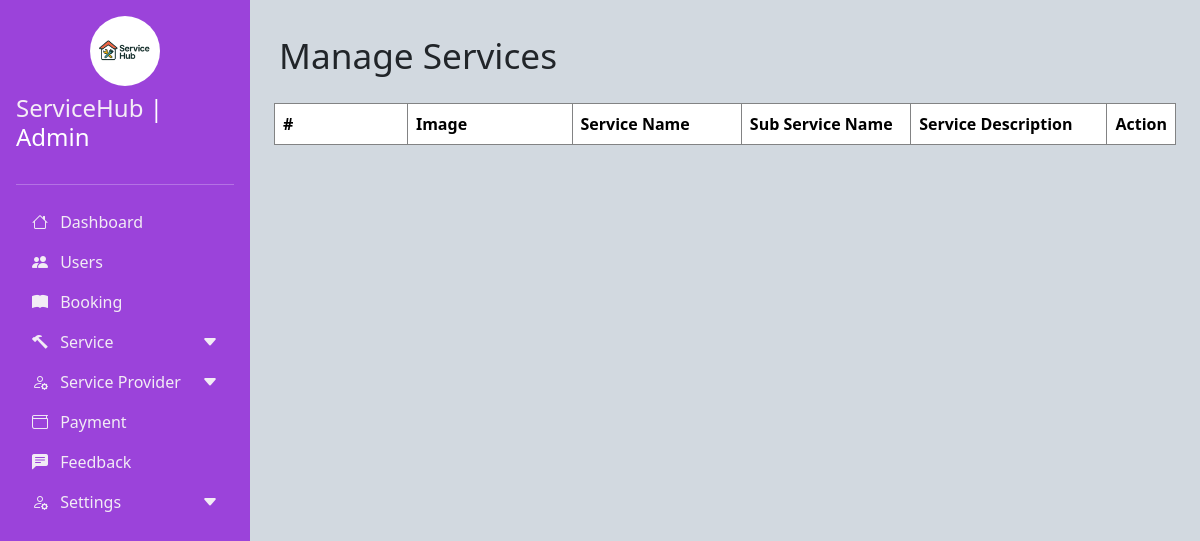
The page /Admin/managesubservice.php (signed in) on the database as committed earlier.
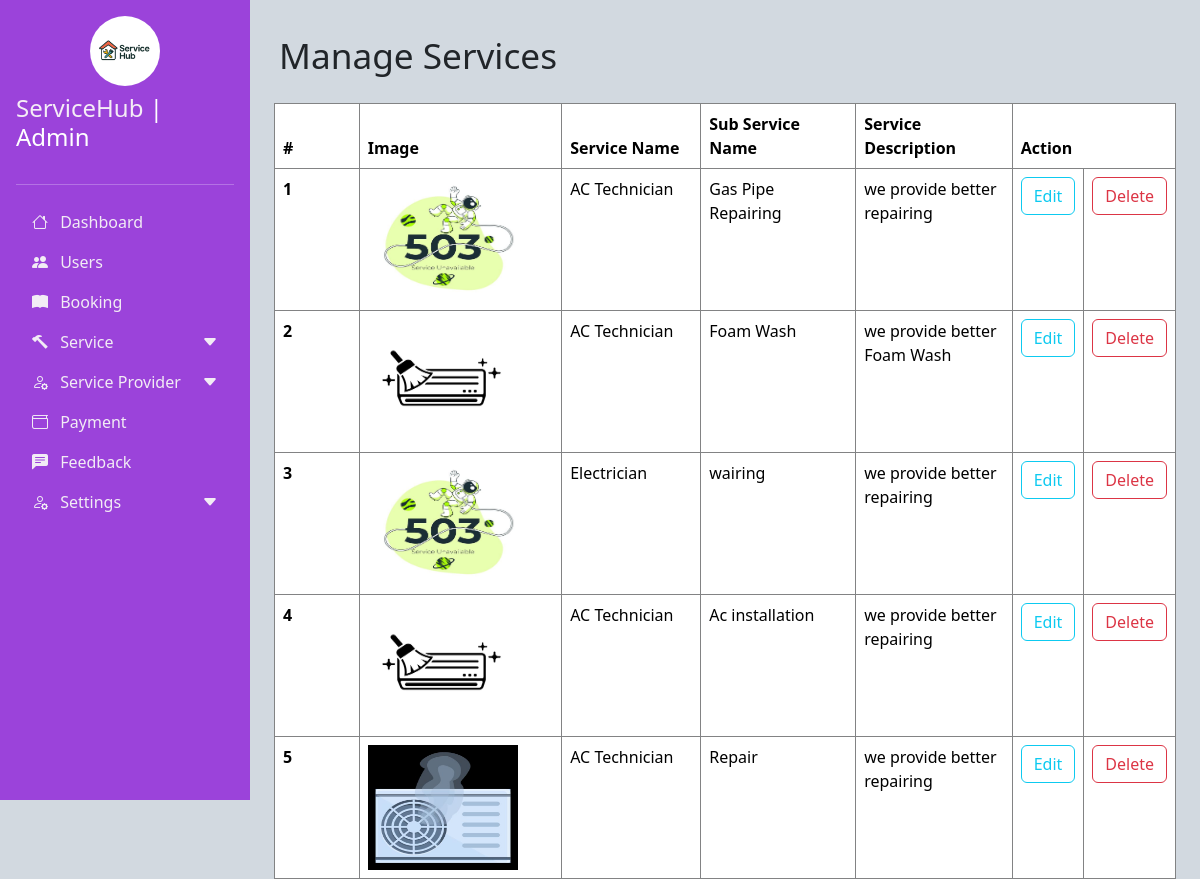
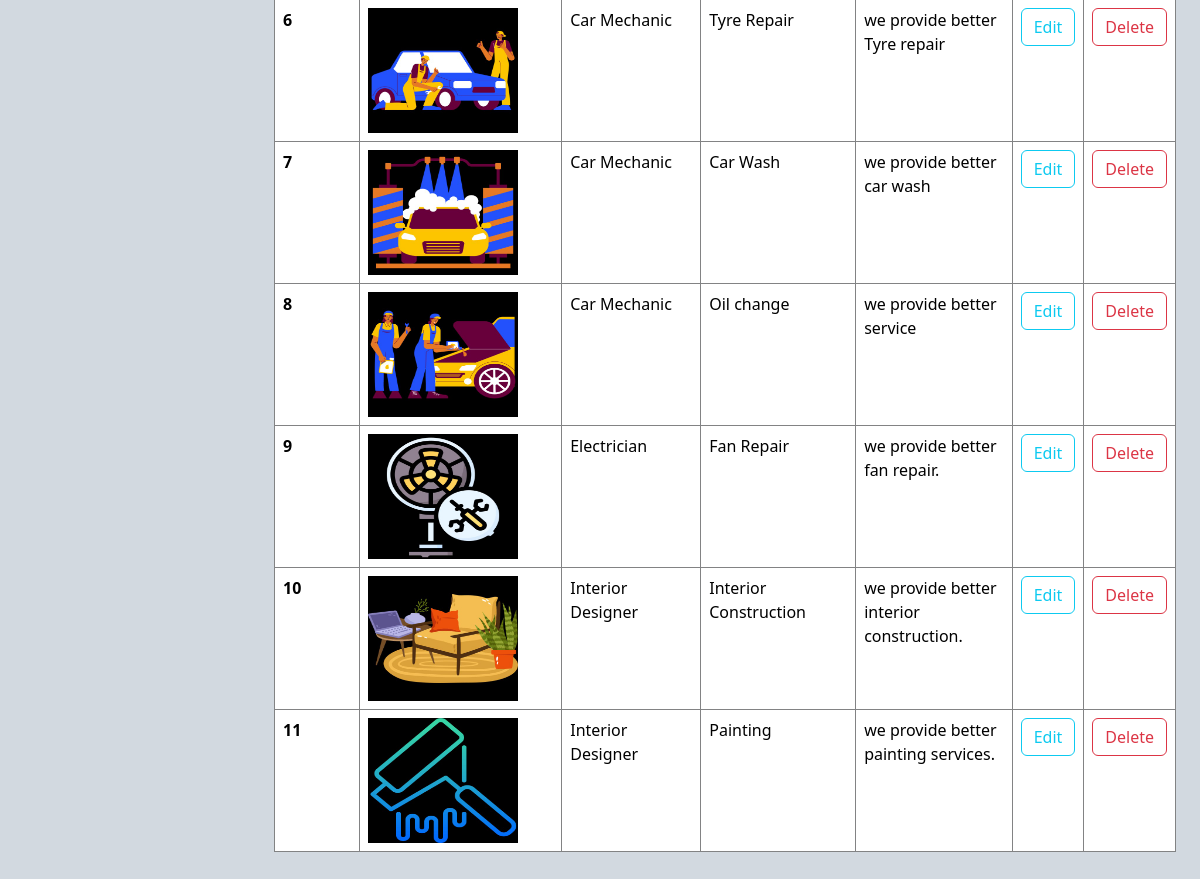
The same page on the database as committed later (2 pictures, top to bottom).
### tables this page shows
CREATE TABLE `subservice` (
  `subservice_id` int(11) NOT NULL,
  `service_id` int(11) NOT NULL,
  `subservice_name` varchar(40) NOT NULL,
  `service_des` text NOT NULL,
  `image` text NOT NULL
);

CREATE TABLE `service` (
  `service_id` int(11) NOT NULL,
  `service_name` varchar(20) NOT NULL,
  `image` text NOT NULL
);

### Admin/managesubservice.php (the view, shortened to what this page needs)
<!DOCTYPE html>
<html lang="en">
<head>
    <link href="https://cdn.jsdelivr.net/npm/bootstrap@5.3.2/dist/css/bootstrap.min.css" rel="stylesheet">
    <link rel="stylesheet" href="https://cdn.jsdelivr.net/npm/bootstrap-icons@1.10.0/font/bootstrap-icons.css">
    <link rel="stylesheet" href="custom.css">
    <link rel="stylesheet" href="hideScrollbar.css">
</head>
<body>
    <div class="d-flex ">
        <?php
            include_once "sidenav.php";
        ?>
        <div class="main-content p-4" id="mainContent">
        <div class="o35">
                    <p style="padding:5px;font-size:2.2rem">Manage Services </p>
                    <table class="table">
                    <thead>
                        <tr>
                        <th scope="col">#</th>
                        <th scope="col">Image</th>
                        <th scope="col">Service Name</th>
                        <th scope="col">Sub Service Name</th>
                        <th scope="col">Service Description</th>
                        <th colspan='2'>Action</th>
                        </tr>
                    </thead>
                    <tbody>
                    <?php
                        $count=1;
                        include_once "connection.php";
                        $res=mysqli_query($con,"select subservice.* ,service.service_name from subservice inner join service on
                        subservice.service_id=service.service_id");
                        while($row=mysqli_fetch_array($res))
                        {
                    ?>
                      <tr>
                        <th scope="row"><?php echo $count++?></th>
                        <td data-label="Image"><img src="./img/<?php echo $row['image']?> "height="125px"width="150px"></td>
                        <td data-label="Service name"><?php echo $row['service_name'] ?></td>
                        <td data-label="Sub Service name"><?php echo $row['subservice_name'] ?></td>
                        <td data-label="Service Description"><?php echo $row['service_des'] ?></td>
                        <td data-label="Action"><a href="subservice_edit.php?id=<?php echo $row['subservice_id']?>"><button type="button" class="btn btn-outline-info">Edit</button></a></td>
                        <td data-label="Action"><a href="subservice_delete.php?id=<?php echo $row['subservice_id']?>"><button type="button" class="btn btn-outline-danger">Delete</button></a></td>
                        </tr>
                    <?php
                        }
                    ?>
                    </tbody>
                    </table>
                </div>
        </div>
    </div>
</body>
</html>

### Admin/sidenav.php (shortened to what this page needs)
<div class="sidebar bg text-white p-3 d-none d-lg-block" style="width: 250px; height: 100vh; overflow-y: auto;" id="sidebar">
    <div class="d-flex flex-column align-items-center mb-4">
        <img src="img/i1.jpeg" alt="Admin" class="rounded-circle mb-2" style="width: 70px; height: 70px; object-fit: cover;">
        <h4><span>ServiceHub </span>| Admin</h4>
    </div>
    <hr style="height: 2px; color:white;">
    <ul class="nav nav-pills flex-column">
        <li class="nav-item">
            <a href="dashboard.php" class="nav-link  hv1" onclick="dashboard_click()">
                <i class="bi bi-house me-2"></i> Dashboard
            </a>
        </li>
        <li class="nav-item">
            <a href="user.php" class="nav-link  hv1" onclick="user_click()">
                <i class="bi bi-people-fill me-2"></i>      Users
            </a>
        </li>
        <li class="nav-item">
            <a href="booking.php" class="nav-link  hv1" onclick="booking_click()">
                <i class="bi bi-book-fill me-2"></i> Booking
            </a>
        </li>
        <li class="nav-item">
            <a class="nav-link  hv1 d-flex justify-content-between align-items-center" data-bs-toggle="collapse" href="#serviceMenu" role="button" aria-expanded="false" aria-controls="serviceMenu">
                <div><i class="bi bi-hammer me-2"></i> Service</div>
                <i class="bi bi-caret-down-fill transition" id="serviceArrow"></i>
            </a>
        </li>
        <li class="nav-item">
            <a class="nav-link hv1 d-flex justify-content-between align-items-center" data-bs-toggle="collapse" href="#providerMenu" role="button" aria-expanded="false" aria-controls="providerMenu">
                <div><i class="bi bi-person-gear me-2"></i> Service Provider</div>
                <i class="bi bi-caret-down-fill transition" id="providerArrow"></i>
            </a>
        </li>
        <li class="nav-item">
            <a href="payment.php" class="nav-link  hv1" onclick="payment_click()">
                <i class="bi bi-wallet me-2"></i> Payment
            </a>
        </li>
        <li class="nav-item">
            <a href="feedback.php" class="nav-link  hv1" onclick="feedback_click()">
               <i class="bi bi-chat-left-text-fill me-2"></i> Feedback
            </a>
        </li>
       <li class="nav-item">
            <a class="nav-link hv1 d-flex justify-content-between align-items-center" data-bs-toggle="collapse" href="#providerMenu1" role="button" aria-expanded="false" aria-controls="providerMenu1">
                <div><i class="bi bi-person-gear me-2"></i> Settings</div>
                <i class="bi bi-caret-down-fill transition" id="providerArrow"></i>
            </a>
        </li>
    </ul>
</div>

### Admin/custom.css (style rules this page uses)
body { overflow-x: hidden; background-color: rgb(210, 217, 224); }
.sidebar { height: 100vh; position: fixed; left: 0; top: 0; z-index: 100; transition: all 0.3s; }
.main-content { margin-left: 250px; transition: all 0.3s; }
.bg { background-color: #9b43da; }
span { color:rgb(245, 237, 246); }
.hv1 { color:rgb(242, 236, 245); cursor: pointer; text-decoration: none; }
table th { width:500px; }
table, th,td { border: 1px solid rgb(130, 131, 132); border-style: ridge; }
.table { width: 100%; border-collapse: collapse; }
.transition { transition: transform 0.3s; }

### Admin/hideScrollbar.css (style rules this page uses)
html { overflow: scroll; overflow-x: hidden; }

Rows that differ between the two databases and show on the page:
added subservice: image (picture), service.service_name "AC Technician", subservice_name "Gas Pipe Repairing", service_des "we provide better repairing"
added subservice: image (picture), service.service_name "AC Technician", subservice_name "Foam Wash", service_des "we provide better Foam Wash"
added subservice: image (picture), service.service_name "Electrician", subservice_name "wairing", service_des "we provide better repairing"
added subservice: image (picture), service.service_name "AC Technician", subservice_name "Ac installation", service_des "we provide better repairing"
added subservice: image (picture), service.service_name "AC Technician", subservice_name "Repair", service_des "we provide better repairing"
added subservice: image (picture), service.service_name "Car Mechanic", subservice_name "Tyre Repair", service_des "we provide better Tyre repair"
added subservice: image (picture), service.service_name "Car Mechanic", subservice_name "Car Wash", service_des "we provide better car wash"
added subservice: image (picture), service.service_name "Car Mechanic", subservice_name "Oil change", service_des "we provide better service"
added subservice: image (picture), service.service_name "Electrician", subservice_name "Fan Repair", service_des "we provide better fan repair."
added subservice: image (picture), service.service_name "Interior Designer", subservice_name "Interior Construction", service_des "we provide better interior construction."
added subservice: image (picture), service.service_name "Interior Designer", subservice_name "Painting", service_des "we provide better painting services."
